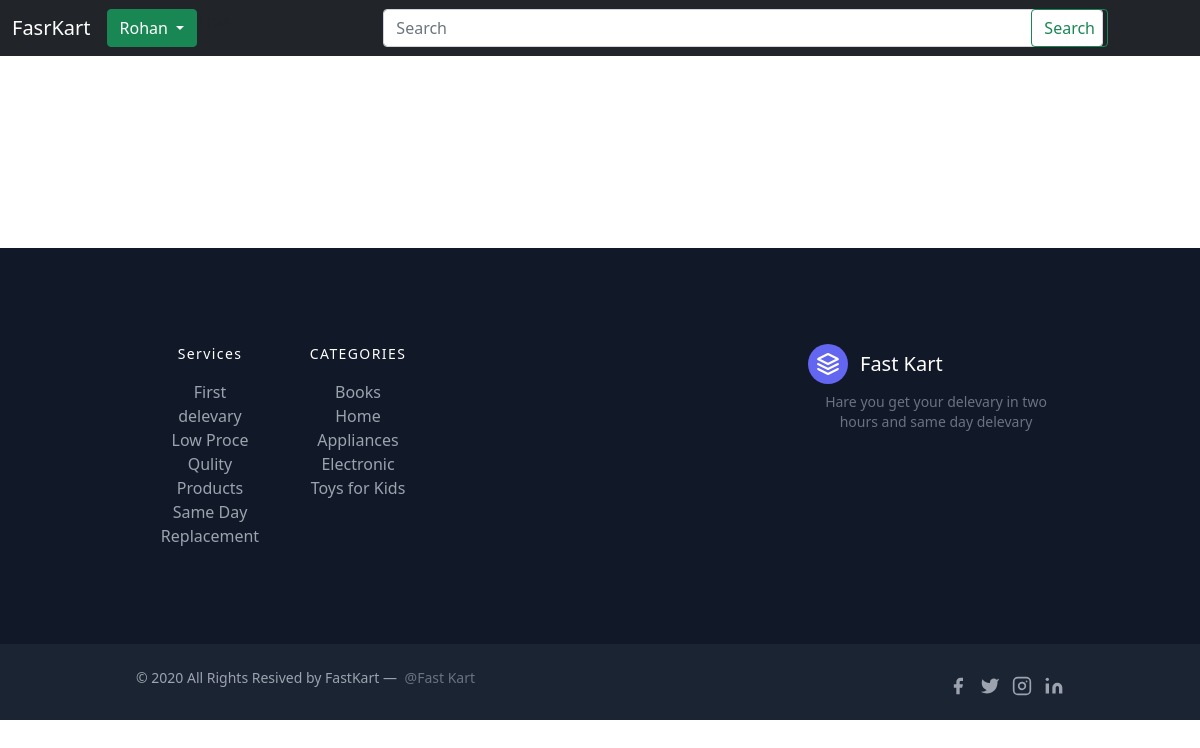
The app's page /cart/ (signed in), older data.
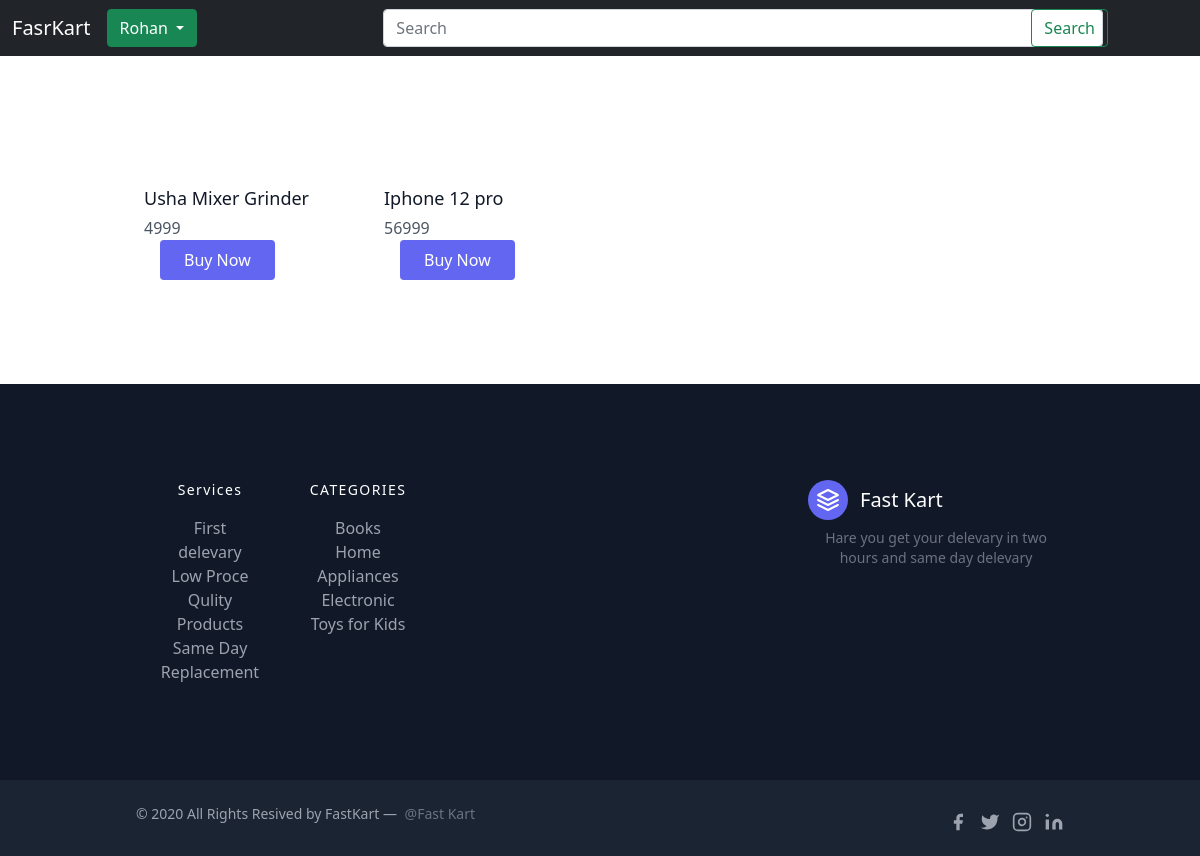
The same page, newer data.
### core/models.py (models this page shows, shortened)
class Cart(models.Model):
    originalId = models.IntegerField(null=False)
    product_name = models.CharField(max_length=30)
    price = models.IntegerField(default='0')
    belongsTo = models.ForeignKey(User, on_delete=models.CASCADE)

### core/views.py (the view)
# urls.py: path('cart/', views.cart, name="cart"),
def cart(request):
    if request.user.is_authenticated:
        cartProd = Cart.objects.filter(belongsTo = request.user)
        params = {"prod": cartProd}
        return render(request, "core/cart.html", params)
    else:
        return render(request, "core/cart.html")

### templates/core/cart.html (shortened to what this page needs)
{% extends 'core/base.html' %}
{% load static %}
{% block css %}
<link rel="stylesheet" href="{% static 'css/search.css' %}"> {% endblock css %}
{% block body %}
<section class="text-gray-600 body-font">
   <div class="container px-5 py-24 mx-auto">
      <div class="flex flex-wrap -m-4">
         {% for prod in prod %}
         <div class="lg:w-1/4 md:w-1/2 p-4 w-full">
            <div class="mt-4">
               <h2 class="text-gray-900 title-font text-lg font-medium">{{prod.product_name}}</h2>
               <p class="mt-1">{{prod.price}}</p>
            </div>
            <a href="/belling/{{prod.originalId}}">
               <button
               class="flex ml-auto text-white bg-indigo-500 border-0 py-2 px-6 focus:outline-none hover:bg-indigo-600 rounded mx-3">Buy
               Now</button>
           </a>
         </div>
         {% endfor %}
      </div>
   </div>
</section>
{% endblock body %}

Row changes from the older to the newer data that the page shows:
added Cart: product_name "Usha Mixer Grinder", price "4999"
added Cart: product_name "Iphone 12 pro", price "56999"
